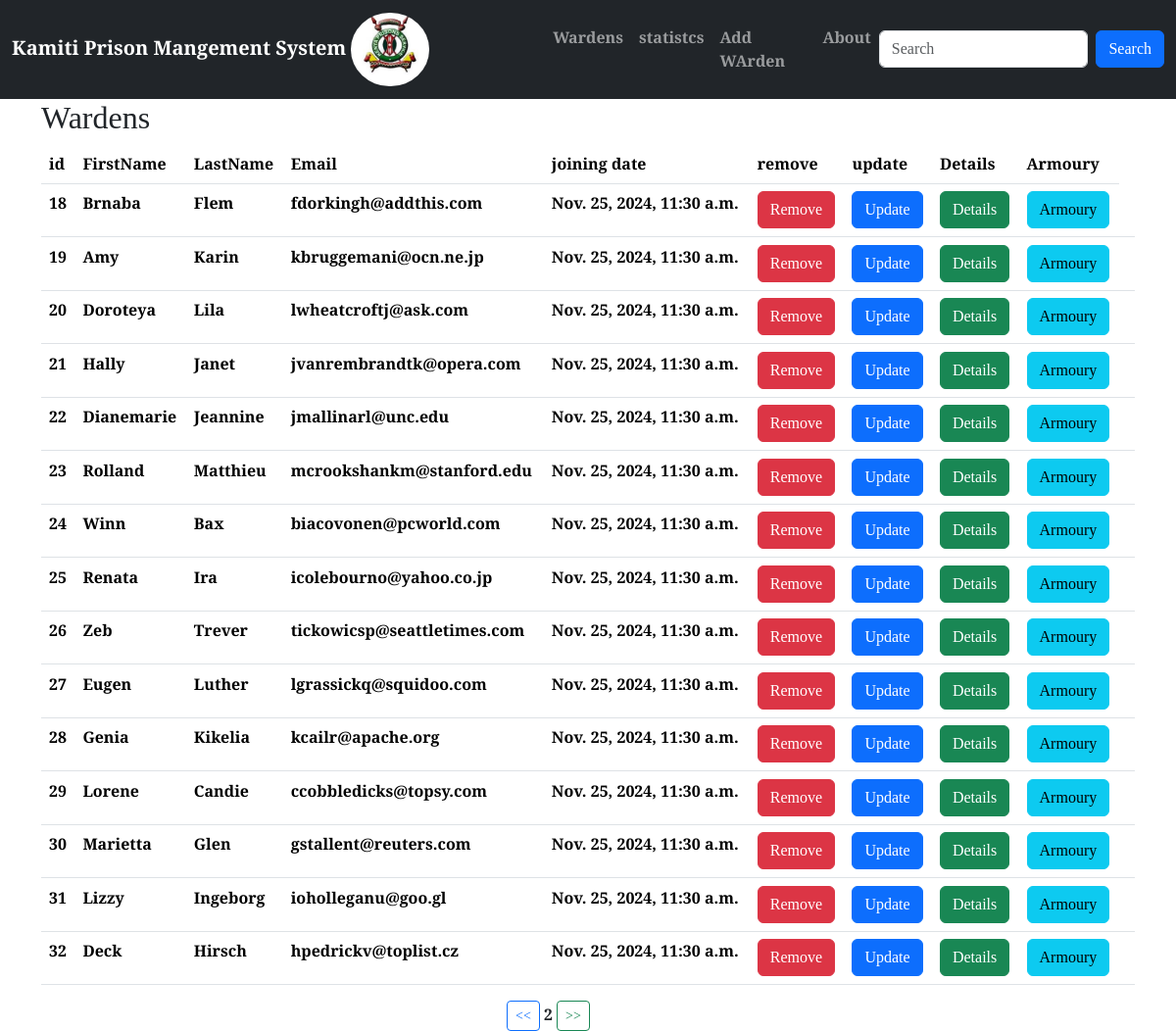
Page /?page=2 (signed in) on the committed database.
### prison/models.py (models this page shows, shortened)
class Warden(models.Model):
    FirstName = models.CharField(max_length=30)
    LastName = models.CharField(max_length=30)
    Email = models.EmailField(unique=True)
    Age = models.PositiveSmallIntegerField(default=0)
    Gender = models.CharField(max_length=10)
    Weight = models.PositiveIntegerField(default=0)
    ServiceNumber = models.PositiveIntegerField(default=0)
    ProfilePicture = models.ImageField(upload_to=generate_unique_name, null=True)
    created_at = models.DateTimeField(auto_now_add=True)
    updated_at = models.DateTimeField(auto_now=True)
    class Meta:
        db_table = 'Wardens'

### prison/views.py (the view)
# urls.py: path('',views.Wardens,name='Wardens'),
@login_required
def Wardens(request):
    data = Warden.objects.all()
    data = Warden.objects.all().order_by('id').values()  # ORM select * from customers
    paginator = Paginator(data, 15)
    page = request.GET.get('page', 1)
    try:
        paginated_data = paginator.page(page)
    except  EmptyPage:
        paginated_data = paginator.page(1)
    return render(request, "Wardens.html", {"data": paginated_data})

### templates/Wardens.html (shortened to what this page needs)
{% extends 'Master.html' %}
{% block content %}
<div class="container">
<h2>Wardens</h2>
<table class="table">
    <tr>
    <th>id</th>
    <th>FirstName</th>
    <th>LastName</th>
    <th>Email</th>
    <th>joining date</th>
        <th>remove</th>
        <th>update</th>
        <th>Details</th>
        <th>Armoury</th>
    </tr>
   {% for warden in data.object_list %}
  	<tr>
      <tr>
                  <td>{{ warden.id }}</td>
                  <td>{{ warden.FirstName }}</td>
                  <td>{{ warden.LastName }}</td>
                  <td>{{ warden.Email }}</td>
                  <td>{{ warden.created_at }}</td>
         <td>
             <a class="btn btn-danger" href="{% url 'DeleteWarden' warden.id %}">Remove</a>
         </td>
          <td>
              <a class="btn btn-primary" href="{% url 'UpdateWarden' warden.id %}">Update</a>
          </td>
          <td>
             <a class="btn btn-success" href="{% url 'WardenDetails' warden.id %}">Details</a>
          </td>
             <td>
             <a class="btn btn-info" href="{% url 'Armoury' warden.id %}">Armoury</a>
          </td>
          <td>
          </td>
              </tr>
  {% empty %}
  	<p>no Wardens  in this prison</p>
  {% endfor %}
</table>
  <div class="row justify-content-center">
            <div class="col-sm-2">
                {% if data.has_previous %}
                    <a class="btn btn-outline-primary btn-sm" href="?page={{ data.previous_page_number }}"> << </a>
                {% endif %}
                <span class="mx-auto">{{ data.number }}</span>
                {% if data.has_next %}
                    <a class="btn btn-outline-success btn-sm" href="?page={{ data.next_page_number }}"> >> </a>
                {% endif %}
            </div>
        </div>
</div>
{% endblock %}

### prison/static/css/my_style.css (style rules this page uses)
body { font-family: "Tinos", serif; font-weight: 700; font-style: normal; }

### rows in the picture
Warden: id "18", FirstName "Brnaba", LastName "Flem", Email "fdorkingh@addthis.com", created_at "Nov. 25, 2024, 11:30 a.m."
Warden: id "19", FirstName "Amy", LastName "Karin", Email "kbruggemani@ocn.ne.jp", created_at "Nov. 25, 2024, 11:30 a.m."
Warden: id "20", FirstName "Doroteya", LastName "Lila", Email "lwheatcroftj@ask.com", created_at "Nov. 25, 2024, 11:30 a.m."
Warden: id "21", FirstName "Hally", LastName "Janet", Email "jvanrembrandtk@opera.com", created_at "Nov. 25, 2024, 11:30 a.m."
Warden: id "22", FirstName "Dianemarie", LastName "Jeannine", Email "jmallinarl@unc.edu", created_at "Nov. 25, 2024, 11:30 a.m."
Warden: id "23", FirstName "Rolland", LastName "Matthieu", Email "mcrookshankm@stanford.edu", created_at "Nov. 25, 2024, 11:30 a.m."
Warden: id "24", FirstName "Winn", LastName "Bax", Email "biacovonen@pcworld.com", created_at "Nov. 25, 2024, 11:30 a.m."
Warden: id "25", FirstName "Renata", LastName "Ira", Email "icolebourno@yahoo.co.jp", created_at "Nov. 25, 2024, 11:30 a.m."
Warden: id "26", FirstName "Zeb", LastName "Trever", Email "tickowicsp@seattletimes.com", created_at "Nov. 25, 2024, 11:30 a.m."
Warden: id "27", FirstName "Eugen", LastName "Luther", Email "lgrassickq@squidoo.com", created_at "Nov. 25, 2024, 11:30 a.m."
Warden: id "28", FirstName "Genia", LastName "Kikelia", Email "kcailr@apache.org", created_at "Nov. 25, 2024, 11:30 a.m."
Warden: id "29", FirstName "Lorene", LastName "Candie", Email "ccobbledicks@topsy.com", created_at "Nov. 25, 2024, 11:30 a.m."
Warden: id "30", FirstName "Marietta", LastName "Glen", Email "gstallent@reuters.com", created_at "Nov. 25, 2024, 11:30 a.m."
Warden: id "31", FirstName "Lizzy", LastName "Ingeborg", Email "ioholleganu@goo.gl", created_at "Nov. 25, 2024, 11:30 a.m."
Warden: id "32", FirstName "Deck", LastName "Hirsch", Email "hpedrickv@toplist.cz", created_at "Nov. 25, 2024, 11:30 a.m."

### other values in the picture
{{ data.number }} "2"
